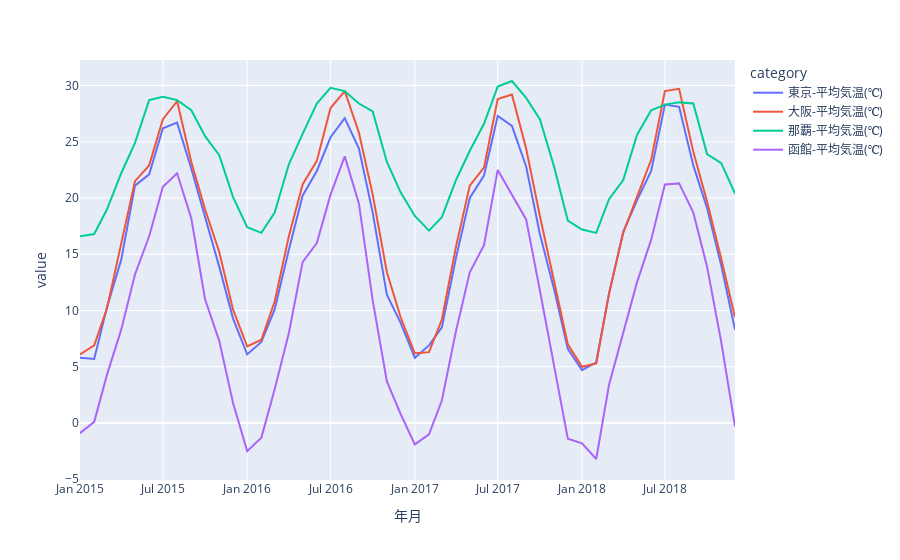

Notebook code cell kept with this figure:
### Code cell
# plotly.expressを利用した複数の折れ線グラフの描画

display(tmp_ave.head())
# データ整形
tmp_stack = tmp_ave\
    .stack()\
    .rename_axis(["年月", "category"])\
    .reset_index()\
    .rename(columns={0: "value"})
display(tmp_stack)

fig = px.line(tmp_stack, x="年月", y="value", color="category")
fig.show()
